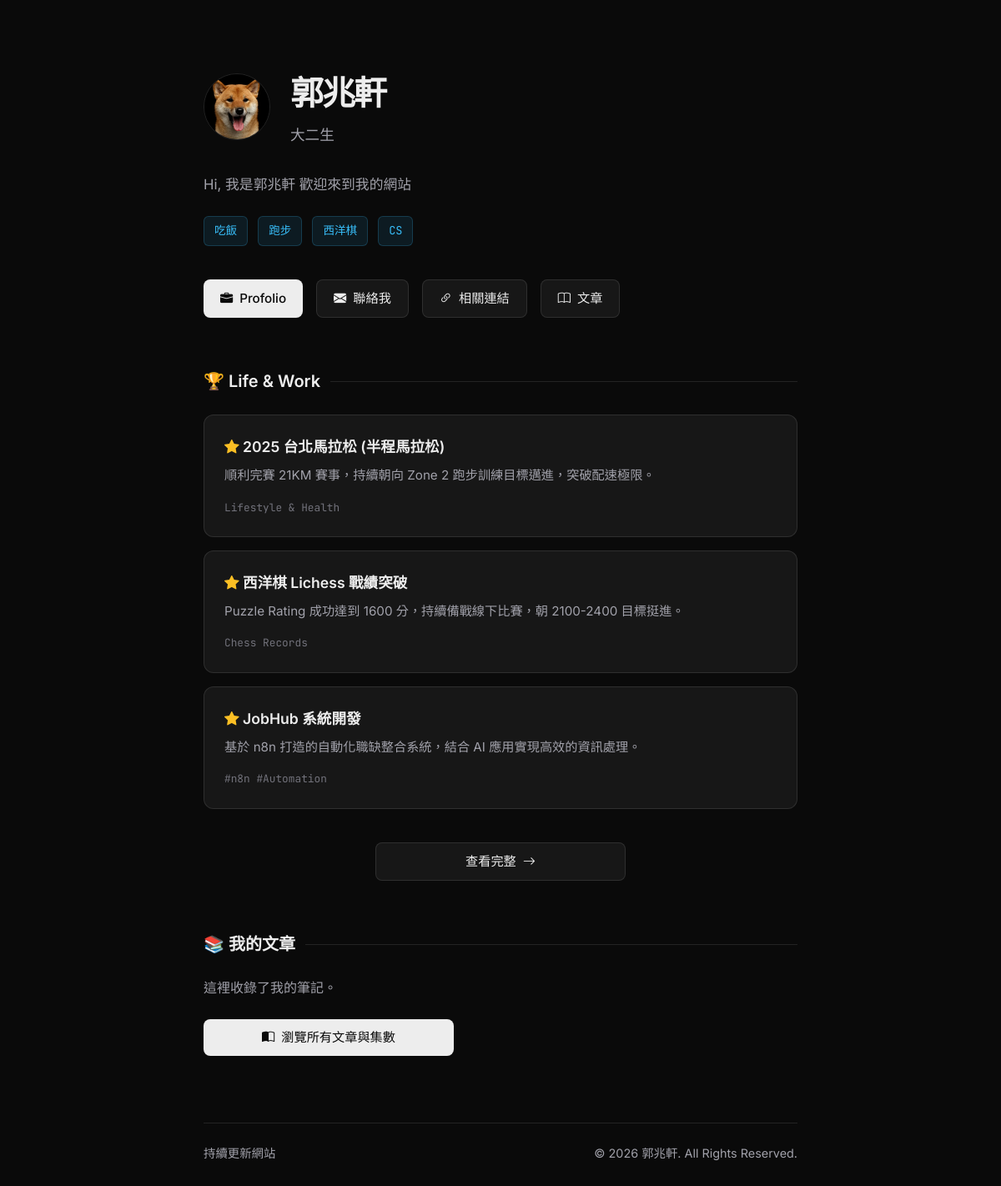
The app's page /, older data.
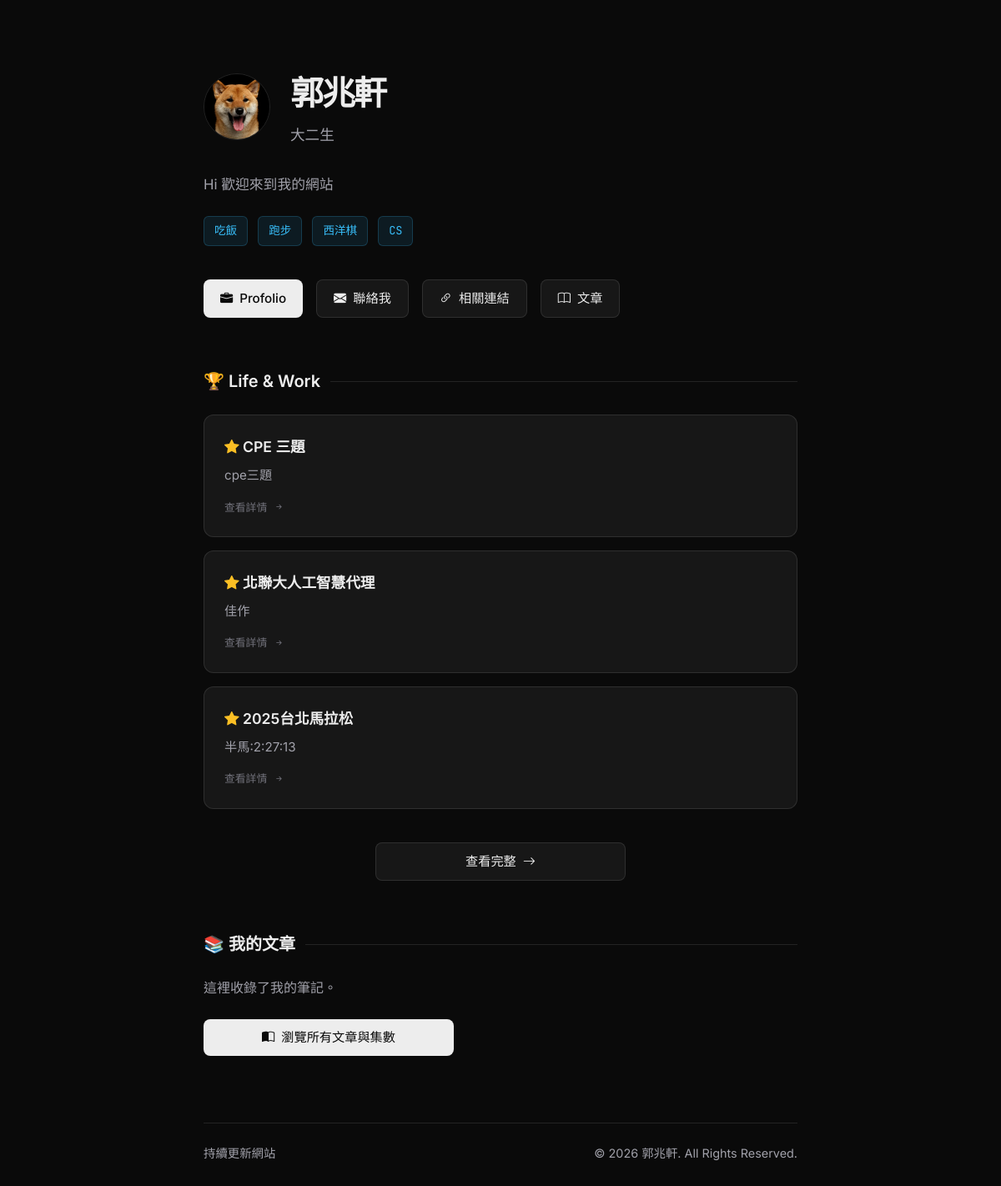
The same page, newer data.
### app/models.py (models this page shows)
class SiteConfig(SQLModel, table=True):
    id: int | None = Field(default=None, primary_key=True)
    home_title: str
    home_subtitle: str
    email: str
    phone_number: str

class Portfolio(SQLModel, table=True):
    id: int | None = Field(default=None, primary_key=True)
    name: str
    desc: str
    link: str

### app/page_home.py (the view)
@router.get("/", response_class=HTMLResponse)
async def home(request: Request, session: Session = Depends(get_session)):
    config = session.exec(select(SiteConfig)).first()
    statement = select(Portfolio).order_by(Portfolio.id.desc()).limit(3)
    recent_portfolios = session.exec(statement).all()
    data = {
        "home": {
            "title": config.home_title if config else "歡迎來到我的網站",
            "subtitle": config.home_subtitle if config else "網站建置中..."
        },
        "portfolios": recent_portfolios
    }
    return templates.TemplateResponse(
        request=request,
        name="home.html",
        context={"request": request, "name": "Jerry Kuo", "data": data}
    )

### app/templates/home.html (shortened to what the changed rows need)
<!DOCTYPE html>
<html lang="zh-Hant">
<head>
    <link rel="stylesheet" href="https://cdn.jsdelivr.net/npm/bootstrap-icons@1.10.5/font/bootstrap-icons.css">
</head>
<body>
    <div class="container">
        <header class="hero">
            <div class="hero-header">
                <img src="static/images/me.jpg" alt="Jerry Kuo" class="avatar" onerror="this.src='https://via.placeholder.com/80'">
                <div>
                    <h1>郭兆軒</h1>
                </div>
            </div>
            <p class="bio">
                {{ data.home.title if data else '' }} 歡迎來到我的網站
            </p>
            <div class="hobby-stack">
                <span class="tag">吃飯</span>
                <span class="tag">跑步</span>
                <span class="tag">西洋棋</span>
                <span class="tag">CS</span>
            </div>
            <div class="action-links">
                <a href="/portfolio" class="btn primary"><i class="bi bi-briefcase-fill"></i> Profolio</a>
                <a href="/contact" class="btn"><i class="bi bi-envelope-fill"></i> 聯絡我</a>
                <a href="/link" class="btn"><i class="bi bi-link-45deg"></i> 相關連結</a>
                <a href="/articles" class="btn"><i class="bi bi-book"></i> 文章</a>
            </div>
        </header>
        <section id="achievements">
            <h2 class="section-title">🏆 Life & Work</h2>
            <div class="grid-section">
                {% if data and data.portfolios %}
                    {% for item in data.portfolios[:3] %}
                    <a href="{{ item.link or '/portfolio' }}" class="card">
                        <h3><i class="bi bi-star-fill" style="color: #fbbf24; font-size: 1.1rem;"></i> {{ item.name }}</h3>
                        <p>{{ item.desc }}</p>
                        <div class="card-meta">
                            <span>查看詳情 <i class="bi bi-arrow-right-short"></i></span>
                        </div>
                    </a>
                    {% endfor %}
                {% else %}
                    <a href="/portfolio" class="card">
                        <h3><i class="bi bi-star-fill" style="color: #fbbf24; font-size: 1.1rem;"></i> 2025 台北馬拉松 (半程馬拉松)</h3>
                        <p>順利完賽 21KM 賽事，持續朝向 Zone 2 跑步訓練目標邁進，突破配速極限。</p>
                        <div class="card-meta">
                            <span>Lifestyle & Health</span>
                        </div>
                    </a>
                    <a href="/portfolio" class="card">
                        <h3><i class="bi bi-star-fill" style="color: #fbbf24; font-size: 1.1rem;"></i> 西洋棋 Lichess 戰績突破</h3>
                        <p>Puzzle Rating 成功達到 1600 分，持續備戰線下比賽，朝 2100-2400 目標挺進。</p>
                        <div class="card-meta">
                            <span>Chess Records</span>
                        </div>
                    </a>
                    <a href="/portfolio" class="card">
                        <h3><i class="bi bi-star-fill" style="color: #fbbf24; font-size: 1.1rem;"></i> JobHub 系統開發</h3>
                        <p>基於 n8n 打造的自動化職缺整合系統，結合 AI 應用實現高效的資訊處理。</p>
                        <div class="card-meta">
                            <span>#n8n #Automation</span>
                        </div>
                    </a>
                {% endif %}
            </div>
        </section>
        <section id="articles">
            <h2 class="section-title">📚 我的文章</h2>
        </section>
    </div>
</body>
</html>

Row changes from the older to the newer data that the page shows:
changed SiteConfig: home "Hi, 我是郭兆軒" → "Hi"
added Portfolio: name "CPE 三題", desc "cpe三題"
added Portfolio: name "北聯大人工智慧代理", desc "佳作"
added Portfolio: name "2025台北馬拉松", desc "半馬:2:27:13"
Text that changed along with them:
text no longer shown: "2025 台北馬拉松 (半程馬拉松) 順利完賽 21KM 賽事，持續朝向 Zone 2 跑步訓練目標邁進，突破配速極限。 Lifestyle & Health 西洋棋 Lichess 戰績突破 Puzzle Rating 成功達到 1600 分，持續備戰線下比賽，朝 2100-2400 目標挺進。 Chess Records JobHub 系統開發 基於 n8n 打造的自動化職缺整合系統，結合 AI 應用實現高效的資訊處理。 #n8n #Automation"
